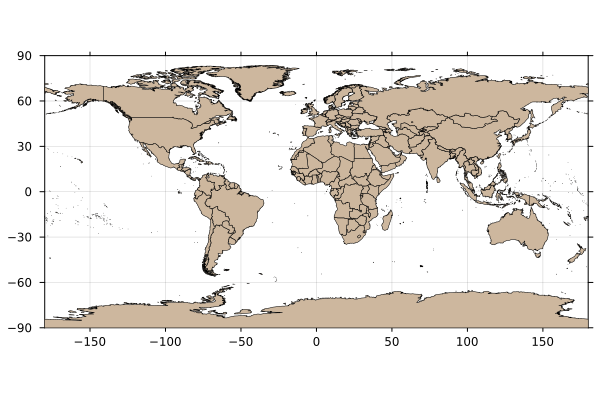

Write the Julia code that produced this figure.
using OceanAnalysis, Plots
c = coastline()
plot_coastline(c)
savefig("coastline.png")
